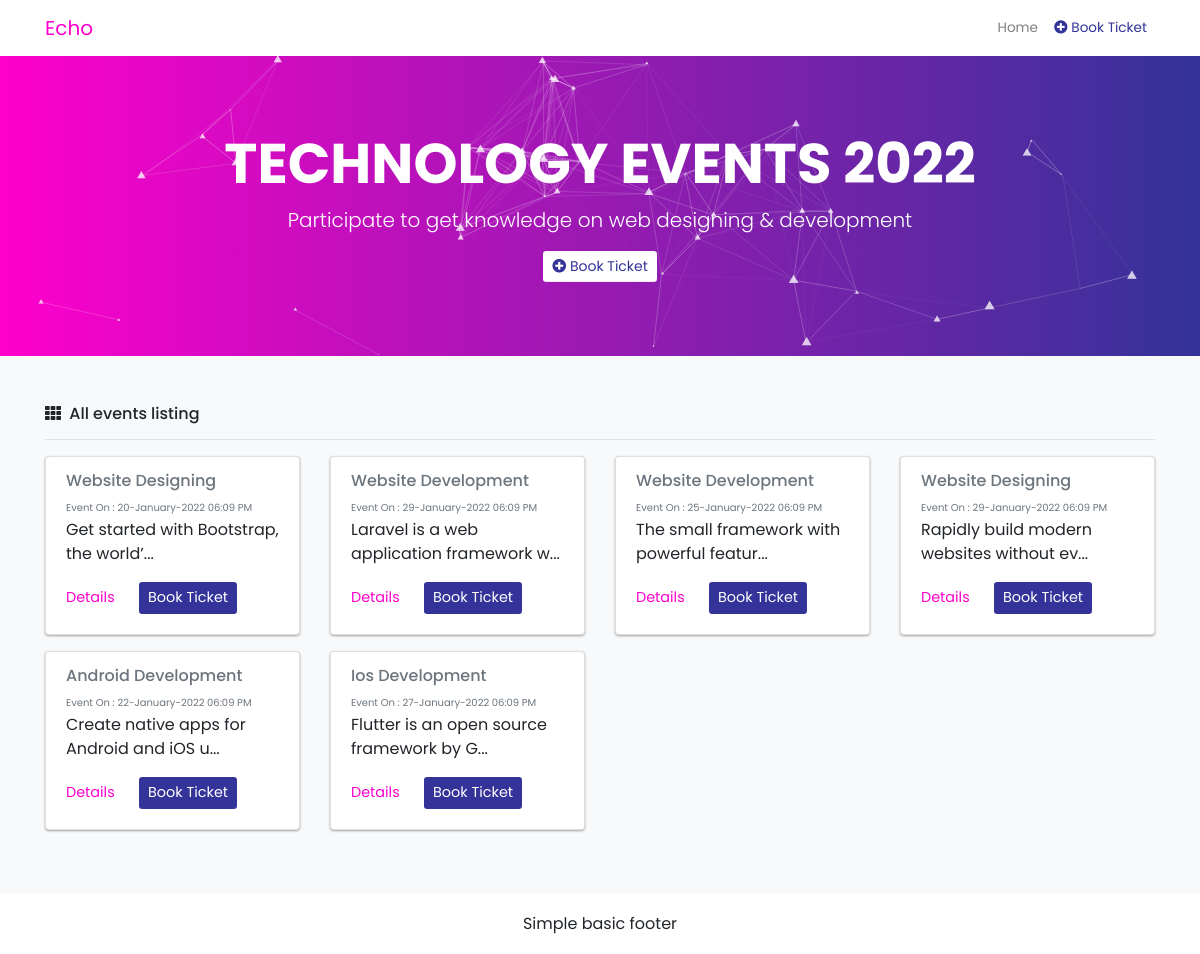
The page / on the database its author committed.
### tables this page shows
CREATE TABLE `events` (
  `id` int(11) NOT NULL,
  `name` varchar(100) DEFAULT NULL,
  `description` varchar(255) DEFAULT NULL,
  `location_id` int(11) DEFAULT NULL,
  `category_id` int(11) DEFAULT NULL,
  `technology_id` int(11) DEFAULT NULL,
  `event_date` timestamp NULL DEFAULT NULL,
  `price` int(11) NOT NULL DEFAULT 0,
  `created_by` int(11) DEFAULT NULL,
  `created_at` timestamp NOT NULL DEFAULT current_timestamp(),
  `updated_at` timestamp NULL DEFAULT NULL,
  `deleted_at` timestamp NULL DEFAULT NULL
);

CREATE TABLE `categories` (
  `id` int(11) NOT NULL,
  `name` varchar(100) DEFAULT NULL,
  `created_at` timestamp NOT NULL DEFAULT current_timestamp(),
  `updated_at` timestamp NULL DEFAULT NULL,
  `deleted_at` timestamp NULL DEFAULT NULL
);

### application/controllers/HomeController.php (called while the page is built, shortened)
<?php
class HomeController extends CI_Controller {
	public function __construct(){
		$this->load->model('front_end/Event');
		$this->load->model('front_end/BookingDetail');
	 }
	public function index(){
		$data['events']  = $this->Event->getAllEvents();
        $data['title']   = 'Echo - index page';
		$this->load->view('front_end/index', $data);
	}
}

### index.php (called while the page is built, shortened)
<?php
require_once BASEPATH.'core/CodeIgniter.php';

### application/models/front_end/Event.php (called while the page is built, shortened)
<?php
class Event extends CI_Model {
        public function getAllEvents(){
                $this->db->from('events');
                $this->db->join('categories', 'categories.id=events.category_id', 'inner');
                $this->db->select(
                        'events.id  as event_id,
                         events.name as event_name,
                         events.event_date as event_event_date,
                         events.description as event_description,
                         categories.name as category_name'
                );
                $query = $this->db->get();
                return $query;
        }
}

### application/views/components/front_end/events.php (the view)
<div class="container-fluid mt-5">
    <div class="container">
        <h6><i class="fas fa-th"></i> &nbsp;All events listing</h6>
        <hr>
            <div class="row" id="elementtoScrollToID">
                <?php if($events->num_rows() > 0) {?>
                    <?php foreach($events->result() as $key => $event): ?>
                        <div class="col-sm-3 col-12 mb-3">
                            <div class="card cus-card-shadow">
                                <div class="card-body">
                                    <h6 class="card-subtitle mb-1 text-muted"><?php echo $event->category_name; ?></h6>
                                    <small class="text-muted cus-sml-size mb-1">Event On : <?php echo date('d-F-Y',strtotime($event->event_event_date)); ?> <?php echo date('h:i A', strtotime($event->event_event_date)); ?></small>
                                    <p class="card-text"><?php echo substr($event->event_description,0,40); ?>...</p>
                                    <a href="javascript:;" rel="<?php echo $event->event_id; ?>" class="eventDetailsLink card-link text-pink cus-card-a-style">Details</a>
                                    <a href="javascript:;" rel="<?php echo $event->event_id; ?>" class="userDetailsLink card-link btn btn-sm text-white btn-indigo cus-card-a-style">Book Ticket</a>
                                </div>
                            </div>
                        </div>
                    <?php endforeach; ?>
                <?php }else{ ?>
                <?php } ?>
            </div>
    </div>
</div>

### application/views/front_end/index.php (shortened to what this page needs)
<!doctype html>
<html lang="en">
<head>
    <?php $this->load->view('partials/front_end/global_css'); ?>
</head>
<body class="bg-light">
    <?php $this->load->view('components/front_end/navbar'); ?>
    <?php $this->load->view('components/front_end/jumbotron'); ?>
    <?php $this->load->view('components/front_end/events'); ?>
    <?php $this->load->view('components/front_end/footer'); ?>
</body>
</html>

### application/views/partials/front_end/global_css.php (shortened to what this page needs)
<link rel="stylesheet" href="https://pro.fontawesome.com/releases/v5.8.2/css/all.css">
<link rel="stylesheet" href="<?php echo base_url('assets/front_end/css/bootstrap.css')?>">
<link rel="stylesheet" href="<?php echo base_url('assets/front_end/css/custom.css')?>">

### application/views/components/front_end/navbar.php (shortened to what this page needs)
<nav class="navbar navbar-expand-lg navbar-light bg-white nav-cus-styles">
    <div class="container">
        <a class="navbar-brand cus-nav-brand-size cus-brand-color" href="<?php echo base_url('/'); ?>">Echo</a>
        <div class="collapse navbar-collapse" id="navbarSupportedContent">
            <ul class="navbar-nav ml-auto">
                <li class="nav-item">
                    <a class="nav-link cus-nav-size" href="<?php echo base_url('/'); ?>">Home</a>
                </li>
                <li class="nav-item">
                    <a class="nav-link cus-nav-size text-indigo addEvent" href="javascript:;"><i class="fas fa-plus-circle"></i> Book Ticket</a>
                </li>
            </ul>
        </div>
    </div>
</nav>

### application/views/components/front_end/jumbotron.php
<div class="container-fluid cus-div-outer" id="particles-js">
        <div class="container text-center cus-div-inner">
            <h1 class="display-4 text-white cus-tech-size">TECHNOLOGY EVENTS 2022</h1>
            <p class="lead text-white cus-iner-p-size">Participate to get knowledge on web designing & development</p>
            <a href="javascript:;" class="btn btn-sm btn-white text-indigo addEvent"><i class="fas fa-plus-circle"></i> Book Ticket</a>
        </div>
    </div>

### application/views/components/front_end/footer.php
<div class="footer container-fluid mt-5">
        <div class="container text-center">
          <p>Simple basic footer</p>
        </div>
    </div>

### assets/front_end/css/custom.css (style rules this page uses)
body { font-family: 'Poppins', sans-serif !important; }
.text-indigo { color: #333399 !important; }
.btn-indigo { background: #333399 !important; }
.text-pink { color: #ff00cc !important; }
.cus-brand-color { color: #ff00cc !important; }
.cus-card-a-style { font-size: 0.9rem !important; }
.cus-nav-size { font-size: 0.85rem !important; }
.cus-div-outer { height: 25vw; background: linear-gradient(to right, #ff00cc, #333399); position: relative; }
.cus-div-inner { position: absolute; top: 50%; left: 50%; transform: translate(-50%,-50%); }
.cus-tech-size { font-weight: 700; }
.btn-white { background: white !important; }
.cus-card-shadow { box-shadow: 0 1px 3px rgba(0,0,0,0.12), 0 1px 2px rgba(0,0,0,0.24); transition: all 0.5s cubic-bezier(.25,.8,.25,1); }
.footer { position: absolute !important; bottom: auto !important; width: 100% !important; height: 60px !important; line-height: 60px !important; background-color: #ffffff; }
.cus-sml-size { font-size: 10px !important; }

### rows shown on the page
events: category.name "Website Designing", event_date "20-January-2022", event_date "06:09 PM", description "Get started with Bootstrap, the world’"
events: category.name "Website Development", event_date "29-January-2022", event_date "06:09 PM", description "Laravel is a web application framework w"
events: category.name "Website Development", event_date "25-January-2022", event_date "06:09 PM", description "The small framework with powerful featur"
events: category.name "Website Designing", event_date "29-January-2022", event_date "06:09 PM", description "Rapidly build modern websites without ev"
events: category.name "Android Development", event_date "22-January-2022", event_date "06:09 PM", description "Create native apps for Android and iOS u"
events: category.name "Ios Development", event_date "27-January-2022", event_date "06:09 PM", description "Flutter is an open source framework by G"
